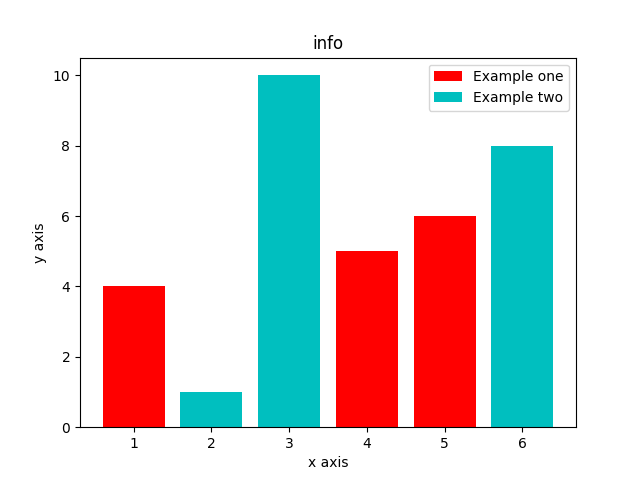

The script that drew this image:
from matplotlib import pyplot

pyplot.bar([1,4,5],[4,5,6],label="Example one",color="r")
pyplot.bar([2,6,3],[1,8,10],label="Example two",color="c")
pyplot.legend()
pyplot.ylabel("y axis")
pyplot.xlabel("x axis")
pyplot.title("info")
pyplot.show()
